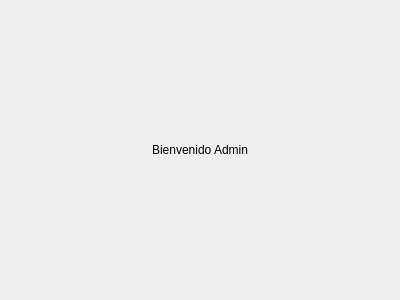
<?xml version="1.0" encoding="UTF-8"?>
<ui version="4.0">
 <class>ventana</class>
 <widget class="QWidget" name="ventana">
  <property name="geometry">
   <rect>
    <x>0</x>
    <y>0</y>
    <width>400</width>
    <height>300</height>
   </rect>
  </property>
  <property name="windowTitle">
   <string>Form</string>
  </property>
  <layout class="QGridLayout" name="gridLayout">
   <item row="0" column="1">
    <widget class="QLabel" name="lBienvenida">
     <property name="text">
      <string>Bienvenido Admin</string>
     </property>
    </widget>
   </item>
   <item row="0" column="0">
    <spacer name="horizontalSpacer">
     <property name="orientation">
      <enum>Qt::Horizontal</enum>
     </property>
     <property name="sizeHint" stdset="0">
      <size>
       <width>40</width>
       <height>20</height>
      </size>
     </property>
    </spacer>
   </item>
   <item row="0" column="2">
    <spacer name="horizontalSpacer_2">
     <property name="orientation">
      <enum>Qt::Horizontal</enum>
     </property>
     <property name="sizeHint" stdset="0">
      <size>
       <width>40</width>
       <height>20</height>
      </size>
     </property>
    </spacer>
   </item>
  </layout>
 </widget>
 <resources/>
 <connections/>
</ui>
